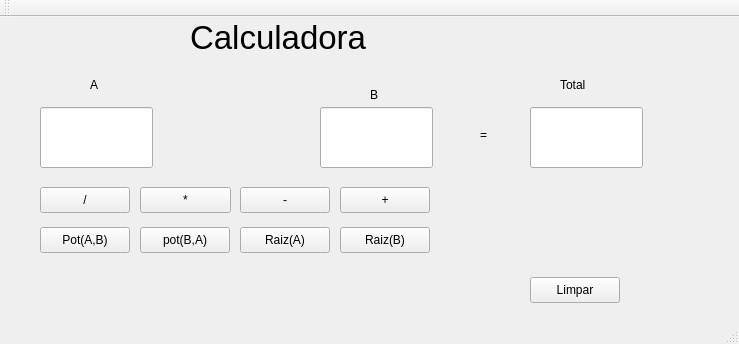
<?xml version="1.0" encoding="UTF-8"?>
<ui version="4.0">
 <class>MainWindow</class>
 <widget class="QMainWindow" name="MainWindow">
  <property name="geometry">
   <rect>
    <x>0</x>
    <y>0</y>
    <width>739</width>
    <height>344</height>
   </rect>
  </property>
  <property name="windowTitle">
   <string>MainWindow</string>
  </property>
  <widget class="QWidget" name="centralWidget">
   <widget class="QPushButton" name="pushButton">
    <property name="geometry">
     <rect>
      <x>340</x>
      <y>170</y>
      <width>90</width>
      <height>26</height>
     </rect>
    </property>
    <property name="text">
     <string>+</string>
    </property>
   </widget>
   <widget class="QPushButton" name="pushButton_2">
    <property name="geometry">
     <rect>
      <x>140</x>
      <y>170</y>
      <width>91</width>
      <height>26</height>
     </rect>
    </property>
    <property name="text">
     <string>*</string>
    </property>
   </widget>
   <widget class="QPushButton" name="pushButton_3">
    <property name="geometry">
     <rect>
      <x>530</x>
      <y>260</y>
      <width>90</width>
      <height>26</height>
     </rect>
    </property>
    <property name="text">
     <string>Limpar</string>
    </property>
   </widget>
   <widget class="QPushButton" name="pushButton_4">
    <property name="geometry">
     <rect>
      <x>240</x>
      <y>170</y>
      <width>90</width>
      <height>26</height>
     </rect>
    </property>
    <property name="text">
     <string>-</string>
    </property>
   </widget>
   <widget class="QPushButton" name="pushButton_5">
    <property name="geometry">
     <rect>
      <x>40</x>
      <y>170</y>
      <width>90</width>
      <height>26</height>
     </rect>
    </property>
    <property name="text">
     <string>/</string>
    </property>
   </widget>
   <widget class="QLineEdit" name="lineEdit">
    <property name="geometry">
     <rect>
      <x>40</x>
      <y>90</y>
      <width>113</width>
      <height>61</height>
     </rect>
    </property>
   </widget>
   <widget class="QLineEdit" name="lineEdit_2">
    <property name="geometry">
     <rect>
      <x>320</x>
      <y>90</y>
      <width>113</width>
      <height>61</height>
     </rect>
    </property>
   </widget>
   <widget class="QLineEdit" name="lineEdit_3">
    <property name="geometry">
     <rect>
      <x>530</x>
      <y>90</y>
      <width>113</width>
      <height>61</height>
     </rect>
    </property>
   </widget>
   <widget class="QLabel" name="label">
    <property name="geometry">
     <rect>
      <x>480</x>
      <y>110</y>
      <width>16</width>
      <height>16</height>
     </rect>
    </property>
    <property name="text">
     <string>=</string>
    </property>
   </widget>
   <widget class="QLabel" name="label_2">
    <property name="geometry">
     <rect>
      <x>90</x>
      <y>60</y>
      <width>61</width>
      <height>15</height>
     </rect>
    </property>
    <property name="text">
     <string>A</string>
    </property>
   </widget>
   <widget class="QLabel" name="label_3">
    <property name="geometry">
     <rect>
      <x>370</x>
      <y>70</y>
      <width>61</width>
      <height>15</height>
     </rect>
    </property>
    <property name="text">
     <string>B</string>
    </property>
   </widget>
   <widget class="QLabel" name="label_4">
    <property name="geometry">
     <rect>
      <x>560</x>
      <y>60</y>
      <width>61</width>
      <height>15</height>
     </rect>
    </property>
    <property name="text">
     <string>Total</string>
    </property>
   </widget>
   <widget class="QPushButton" name="pushButton_6">
    <property name="geometry">
     <rect>
      <x>40</x>
      <y>210</y>
      <width>90</width>
      <height>26</height>
     </rect>
    </property>
    <property name="text">
     <string>Pot(A,B)</string>
    </property>
   </widget>
   <widget class="QPushButton" name="pushButton_7">
    <property name="geometry">
     <rect>
      <x>140</x>
      <y>210</y>
      <width>90</width>
      <height>26</height>
     </rect>
    </property>
    <property name="text">
     <string>pot(B,A)</string>
    </property>
   </widget>
   <widget class="QPushButton" name="pushButton_8">
    <property name="geometry">
     <rect>
      <x>240</x>
      <y>210</y>
      <width>90</width>
      <height>26</height>
     </rect>
    </property>
    <property name="text">
     <string>Raiz(A)</string>
    </property>
   </widget>
   <widget class="QPushButton" name="pushButton_9">
    <property name="geometry">
     <rect>
      <x>340</x>
      <y>210</y>
      <width>90</width>
      <height>26</height>
     </rect>
    </property>
    <property name="text">
     <string>Raiz(B)</string>
    </property>
   </widget>
   <widget class="QLabel" name="label_5">
    <property name="geometry">
     <rect>
      <x>190</x>
      <y>0</y>
      <width>361</width>
      <height>41</height>
     </rect>
    </property>
    <property name="font">
     <font>
      <pointsize>25</pointsize>
     </font>
    </property>
    <property name="text">
     <string>Calculadora</string>
    </property>
   </widget>
  </widget>
  <widget class="QToolBar" name="mainToolBar">
   <attribute name="toolBarArea">
    <enum>TopToolBarArea</enum>
   </attribute>
   <attribute name="toolBarBreak">
    <bool>false</bool>
   </attribute>
  </widget>
  <widget class="QStatusBar" name="statusBar"/>
 </widget>
 <layoutdefault spacing="6" margin="11"/>
 <resources/>
 <connections>
  <connection>
   <sender>pushButton_3</sender>
   <signal>clicked()</signal>
   <receiver>lineEdit_2</receiver>
   <slot>clear()</slot>
   <hints>
    <hint type="sourcelabel">
     <x>553</x>
     <y>277</y>
    </hint>
    <hint type="destinationlabel">
     <x>389</x>
     <y>145</y>
    </hint>
   </hints>
  </connection>
  <connection>
   <sender>pushButton_3</sender>
   <signal>clicked()</signal>
   <receiver>lineEdit</receiver>
   <slot>clear()</slot>
   <hints>
    <hint type="sourcelabel">
     <x>610</x>
     <y>285</y>
    </hint>
    <hint type="destinationlabel">
     <x>96</x>
     <y>151</y>
    </hint>
   </hints>
  </connection>
  <connection>
   <sender>pushButton_3</sender>
   <signal>clicked()</signal>
   <receiver>lineEdit_3</receiver>
   <slot>clear()</slot>
   <hints>
    <hint type="sourcelabel">
     <x>596</x>
     <y>295</y>
    </hint>
    <hint type="destinationlabel">
     <x>609</x>
     <y>122</y>
    </hint>
   </hints>
  </connection>
 </connections>
</ui>
